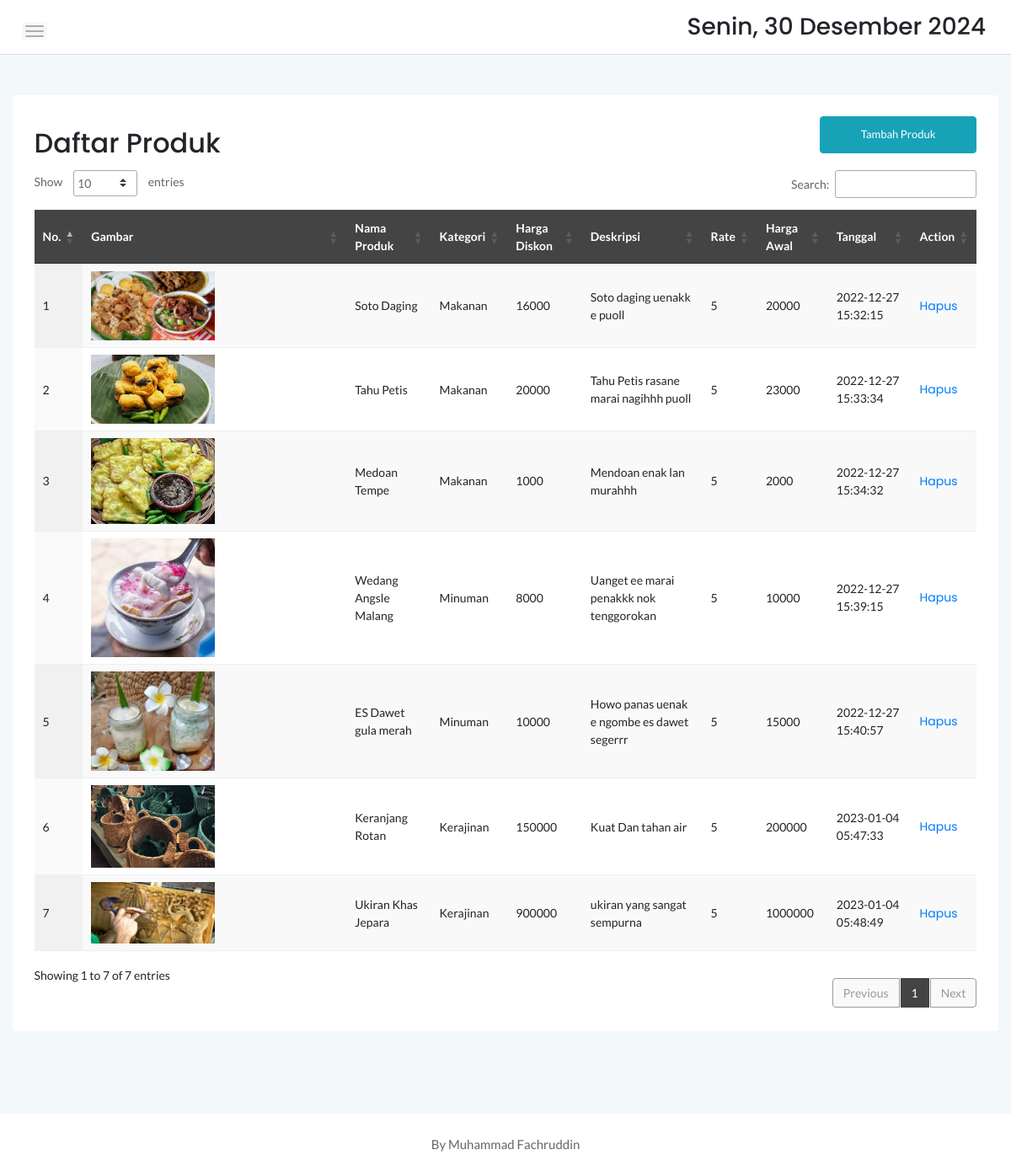
The app's page /admin/produk.php with its own data.
### tables this page shows
CREATE TABLE `produk` (
  `idproduk` int(11) NOT NULL,
  `idkategori` int(11) NOT NULL,
  `namaproduk` varchar(30) NOT NULL,
  `gambar` varchar(100) NOT NULL,
  `deskripsi` varchar(200) NOT NULL,
  `rate` int(11) NOT NULL,
  `hargabefore` int(11) NOT NULL,
  `hargaafter` int(11) NOT NULL,
  `tgldibuat` timestamp NOT NULL DEFAULT current_timestamp()
);

CREATE TABLE `kategori` (
  `idkategori` int(11) NOT NULL,
  `namakategori` varchar(20) NOT NULL,
  `tgldibuat` timestamp NOT NULL DEFAULT current_timestamp()
);

### admin/produk.php (the view, shortened to what this page needs)
<?php
	include '../dbconnect.php';
	?>
<!doctype html>
<html class="no-js" lang="en">
<head>
    <link rel="stylesheet" href="assets/css/bootstrap.min.css">
    <link rel="stylesheet" href="assets/css/font-awesome.min.css">
    <link rel="stylesheet" href="assets/css/themify-icons.css">
    <link rel="stylesheet" href="assets/css/metisMenu.css">
    <link rel="stylesheet" href="assets/css/owl.carousel.min.css">
    <link rel="stylesheet" href="assets/css/slicknav.min.css">
    <link rel="stylesheet" href="https://www.amcharts.com/lib/3/plugins/export/export.css" type="text/css" media="all" />
	<link rel="stylesheet" type="text/css" href="https://cdn.datatables.net/1.10.20/css/jquery.dataTables.min.css">
    <link rel="stylesheet" type="text/css" href="https://cdn.datatables.net/1.10.20/css/jquery.dataTables.css">
    <link rel="stylesheet" type="text/css" href="https://cdn.datatables.net/1.10.20/css/dataTables.bootstrap4.min.css">
    <link rel="stylesheet" type="text/css" href="https://cdn.datatables.net/responsive/2.2.3/css/responsive.bootstrap.min.css">
    <link rel="stylesheet" type="text/css" href="https://cdn.datatables.net/responsive/2.2.3/css/responsive.jqueryui.min.css">
	<link rel="stylesheet" type="text/css" href="https://cdn.datatables.net/buttons/1.5.2/css/buttons.dataTables.min.css">
    <link rel="stylesheet" href="assets/css/typography.css">
    <link rel="stylesheet" href="assets/css/default-css.css">
    <link rel="stylesheet" href="assets/css/styles.css">
    <link rel="stylesheet" href="assets/css/responsive.css">
</head>
<body>
    <div class="page-container">
        <div class="main-content">
            <div class="header-area">
                <div class="row align-items-center">
                    <div class="col-md-6 col-sm-8 clearfix">
                        <div class="nav-btn pull-left">
                            <span></span>
                            <span></span>
                            <span></span>
                        </div>
                    </div>
                    <div class="col-md-6 col-sm-4 clearfix">
                        <ul class="notification-area pull-right">
                            <li><h3><div class="date">
						</b></div></h3>
						</li>
                        </ul>
                    </div>
                </div>
            </div>
            <div class="main-content-inner">
                <div class="row mt-5 mb-5">
                    <div class="col-12">
                        <div class="card">
                            <div class="card-body">
                                <div class="d-sm-flex justify-content-between align-items-center">
									<h2>Daftar Produk</h2>
									<button style="margin-bottom:20px" data-toggle="modal" data-target="#myModal" class="btn btn-info col-md-2">Tambah Produk</button>
                                </div>
                                    <div class="data-tables datatable-dark">
										 <table id="dataTable3" class="display" style="width:100%"><thead class="thead-dark">
											<tr>
												<th>No.</th>
												<th>Gambar</th>
												<th>Nama Produk</th>
												<th>Kategori</th>
												<th>Harga Diskon</th>
												<th>Deskripsi</th>
												<th>Rate</th>
												<th>Harga Awal</th>
												<th>Tanggal</th>
												<th>Action</th>
											</tr></thead><tbody>
											<?php
											$brgs=mysqli_query($conn,"SELECT * from kategori k, produk p where k.idkategori=p.idkategori order by idproduk ASC");
											$no=1;
											while($p=mysqli_fetch_array($brgs)){
												?>
												<tr>
													<td><?php echo $no++ ?></td>
													<td><img src="../<?php echo $p['gambar'] ?>" width="50%"\></td>
													<td><?php echo $p['namaproduk'] ?></td>
													<td><?php echo $p['namakategori'] ?></td>
													<td><?php echo $p['hargaafter'] ?></td>
													<td><?php echo $p['deskripsi'] ?></td>
													<td><?php echo $p['rate'] ?></td>
													<td><?php echo $p['hargabefore'] ?></td>
													<td><?php echo $p['tgldibuat'] ?></td>
													<td>
                                                        <a href="hapusproduk.php?namaproduk=<?php echo $p['namaproduk']; ?>"> Hapus</a>
                                                    </td>
												</tr>
												<?php
											}
											?>
										</tbody>
										</table>
                                    </div>
								 </div>
                            </div>
                        </div>
                    </div>
                </div>
            </div>
        </div>
        <footer>
            <div class="footer-area">
                <p>By Muhammad Fachruddin</p>
            </div>
        </footer>
</body>
</html>

### admin/assets/css/styles.css (style rules this page uses)
.page-container { width: 100%; height: 100%; min-height: 100vh; padding-left: 280px; -webkit-transition: padding-left 0.3s ease 0s; transition: padding-left 0.3s ease 0s; }
.card { border: none; border-radius: 4px; background-color: #fff; -webkit-transition: all 0.3s ease 0s; transition: all 0.3s ease 0s; }
.card-body { padding: 25.6px; padding: 1.6rem; }
.main-content { width: 100%; background: #F3F8FB; }
.main-content-inner { padding: 0 30px 50px; }
.header-area { padding: 15px 30px; background: #fff; border-bottom: 1px solid #d8e3e7; }
.nav-btn { margin-right: 30px; margin-top: 10px; cursor: pointer; }
.nav-btn span { display: block; width: 22px; height: 2px; background: #b3aaaa; margin: 4px 0; border-radius: 15px; -webkit-transition: all 0.3s ease 0s; transition: all 0.3s ease 0s; box-shadow: 0 0 0 4px rgba(99, 96, 96, 0.03); }
.notification-area { -webkit-user-select: none; -moz-user-select: none; -ms-user-select: none; user-select: none; position: relative; z-index: 1; }
.notification-area li { display: inline-block; margin-left: 20px; cursor: pointer; -webkit-user-select: none; -moz-user-select: none; -ms-user-select: none; user-select: none; }
.footer-area { text-align: center; padding: 23px 0 19px; background: #fff; }
.footer-area p { color: #676666; margin-bottom: 0; }
.btn { padding: 11px 17px; font-size: 13px; letter-spacing: 0; }
table tr th { border-bottom: none; }
table tr th, table tr td { border-top: 1px solid rgba(120, 130, 140, 0.13) !important; }
table.dataTable.no-footer { border-bottom: 1px solid rgba(120, 130, 140, 0.13) !important; }
table.dataTable thead th, table.dataTable thead td { border-bottom-color: transparent; }
.datatable-dark thead { background: #444; color: #fff; }

### admin/assets/css/responsive.css (style rules this page uses)
@media (min-width: 1200px) and (max-width: 1364px) { .main-content-inner { padding: 0 15px 50px; } }
@media (min-width: 1200px) and (max-width: 1364px) { .page-container, .sbar_collapsed.page-container { padding-left: 0; } }

### records on screen
produk: gambar (picture), namaproduk "Soto Daging", idkategori.namakategori "Makanan", hargaafter "16000", deskripsi "Soto daging uenakk e puoll", rate "5", hargabefore "20000", tgldibuat "2022-12-27 15:32:15"
produk: gambar (picture), namaproduk "Tahu Petis", idkategori.namakategori "Makanan", hargaafter "20000", deskripsi "Tahu Petis rasane marai nagihhh puoll", rate "5", hargabefore "23000", tgldibuat "2022-12-27 15:33:34"
produk: gambar (picture), namaproduk "Medoan Tempe", idkategori.namakategori "Makanan", hargaafter "1000", deskripsi "Mendoan enak lan murahhh", rate "5", hargabefore "2000", tgldibuat "2022-12-27 15:34:32"
produk: gambar (picture), namaproduk "Wedang Angsle Malang", idkategori.namakategori "Minuman", hargaafter "8000", deskripsi "Uanget ee marai penakkk nok tenggorokan", rate "5", hargabefore "10000", tgldibuat "2022-12-27 15:39:15"
produk: gambar (picture), namaproduk "ES Dawet gula merah", idkategori.namakategori "Minuman", hargaafter "10000", deskripsi "Howo panas uenak e ngombe es dawet segerrr", rate "5", hargabefore "15000", tgldibuat "2022-12-27 15:40:57"
produk: gambar (picture), namaproduk "Keranjang Rotan", idkategori.namakategori "Kerajinan", hargaafter "150000", deskripsi "Kuat Dan tahan air", rate "5", hargabefore "200000", tgldibuat "2023-01-04 05:47:33"
produk: gambar (picture), namaproduk "Ukiran Khas Jepara", idkategori.namakategori "Kerajinan", hargaafter "900000", deskripsi "ukiran yang sangat sempurna", rate "5", hargabefore "1000000", tgldibuat "2023-01-04 05:48:49"
